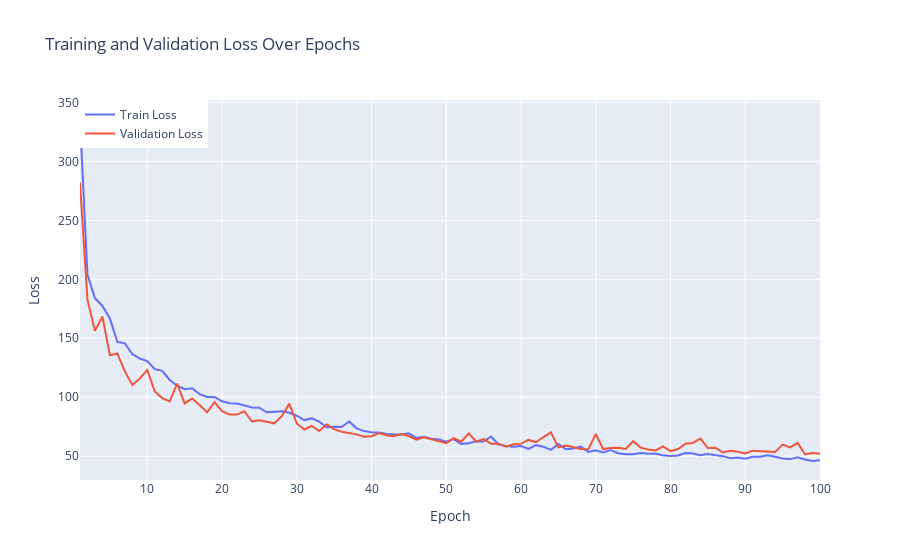

Notebook code cell kept with this figure:
### Code cell
fig = go.Figure()
length = len(history3.history['loss'])
fig.add_trace(go.Scatter(x=np.arange(1, length+1), y=history3.history['loss'], mode='lines', name='Train Loss'))
fig.add_trace(go.Scatter(x=np.arange(1, length+1), y=history3.history['val_loss'], mode='lines', name='Validation Loss'))
fig.update_layout(
    title='Training and Validation Loss Over Epochs',
    xaxis=dict(title='Epoch'),
    yaxis=dict(title='Loss'),
    legend=dict(x=0, y=1, traceorder='normal'),
)
fig.show()
